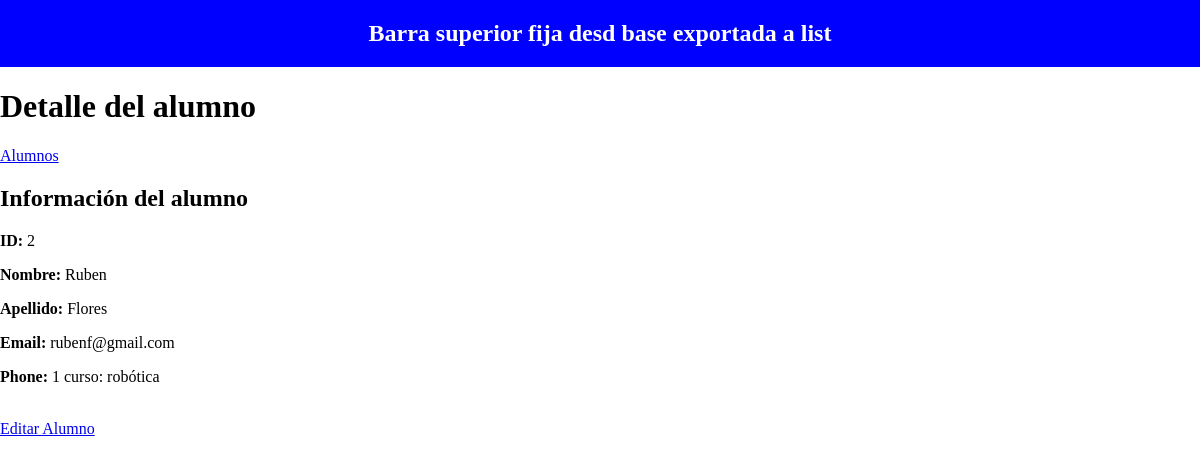
Screenshot of /myapp/alumnos/2/ with the database file from the repository.
### myApp/models.py (models this page shows, shortened)
class Alumno(models.Model):
    first_name = models.CharField(max_length=255)
    last_name = models.CharField(max_length=255)
    email = models.EmailField(unique=True)
    phone = models.CharField(max_length=20, unique=True)
    created_at = models.DateTimeField(auto_now_add=True)
    generacion=models.ForeignKey(
        Generacion, on_delete=models.PROTECT, related_name="alumnos"
    )

class Generacion(models.Model):
    numero = models.IntegerField()
    created_at = models.DateTimeField(auto_now_add=True)
    curso = models.ForeignKey(
        Curso, on_delete=PROTECT, related_name="generaciones"
    )
    def __str__(self):
        return f"{self.numero} curso: {self.curso.name}"

class Curso(models.Model):
    name = models.CharField(max_length=125, unique=True)

### myApp/views.py (the view)
# urls.py: path("alumnos/<int:pk>/", AlumnosDetail.as_view(), name="alumnos_detail"),
class AlumnosDetail (DetailView):
    model = Alumno
    template_name = "myApp/get_alumnos.html"
    context_object_name = "alumno"

### templates/myApp/get_alumnos.html
{% extends "base.html" %}
{% load static %}
{% block title %}
    <header>
        <h1>Detalle del alumno</h1>
    </header>
{% endblock title %}
{% block content %}
<a href="/myapp/alumnos/">Alumnos</a>
<h2>Información del alumno</h2>
<div>
    <p><strong>ID:</strong> {{alumno.id}}</p>
    <p><strong>Nombre:</strong> {{alumno.first_name}}</p>
    <p><strong>Apellido:</strong> {{alumno.last_name}}</p>
    <p><strong>Email:</strong> {{alumno.email}}</p>
    <p><strong>Phone:</strong> {{alumno.generacion}}</p>
</div>
<br>
<a href="{% url 'myapp:alumnos_update' pk=alumno.id %}">Editar Alumno</a>
{% endblock content %}

### myApp/static/main.css (style rules this page uses)
body { padding: 0; margin: 0; }

### rows the page displays
Alumno: id "2", first_name "Ruben", last_name "Flores", email "rubenf@gmail.com", generacion "1 curso: robótica"
